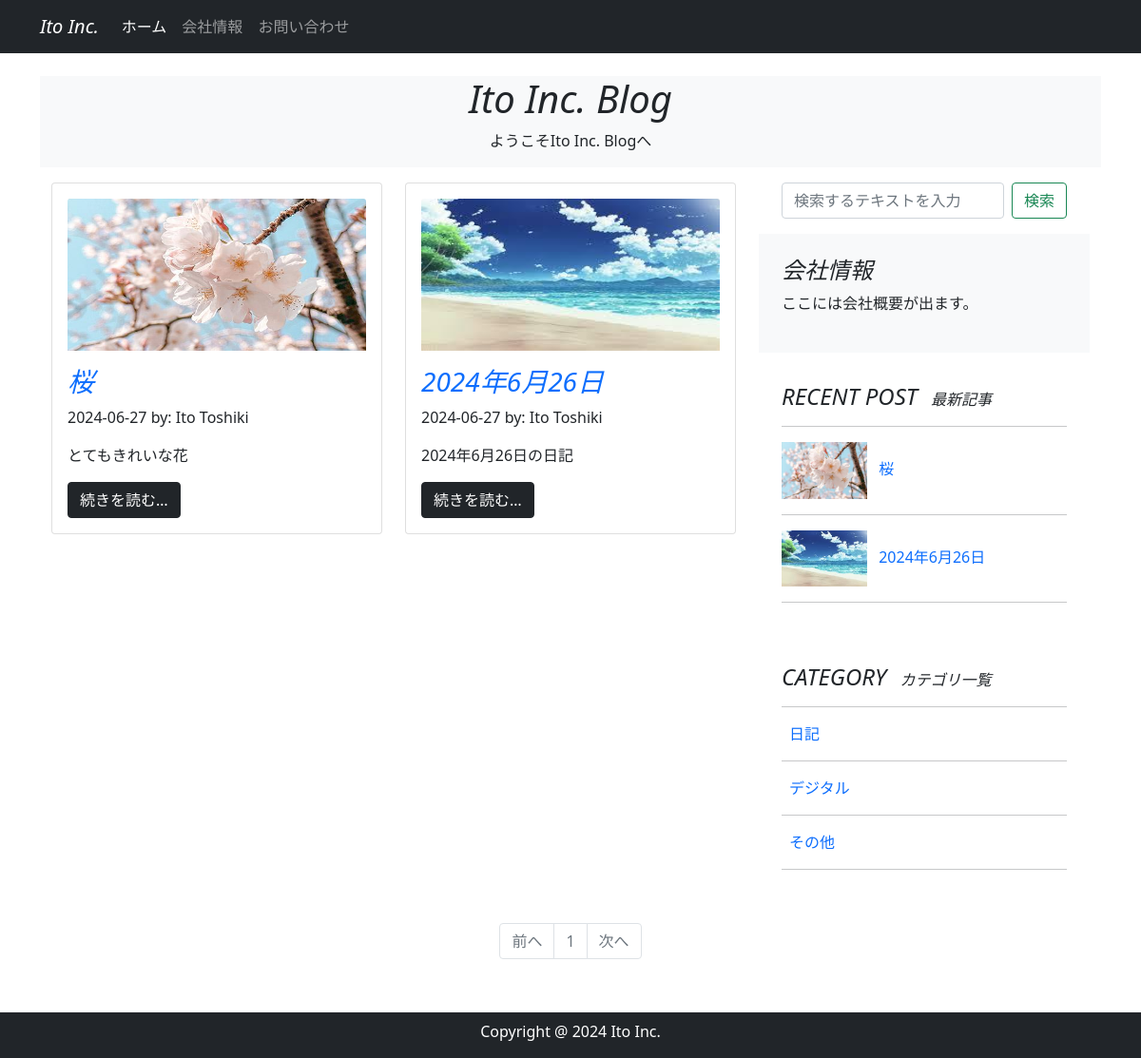
The page / on the database its author committed.
### company_blog/models.py (models this page shows, shortened)
class BlogPost(db.Model):
    __tablename__ = 'blog_post'
    id = db.Column(db.Integer, primary_key=True)
    user_id = db.Column(db.Integer, db.ForeignKey('users.id'))
    category_id = db.Column(db.Integer, db.ForeignKey('blog_category.id'))
    date = db.Column(db.DateTime, default=datetime.now(timezone('Asia/Tokyo')))
    title = db.Column(db.String(140))
    text = db.Column(db.Text)
    summary = db.Column(db.String(140))
    featured_image = db.Column(db.String(140))

class User(db.Model, UserMixin):
    __tablename__ = 'users'
    id = db.Column(db.Integer, primary_key = True)
    email = db.Column(db.String(64), unique=True, index=True)
    username = db.Column(db.String(64), unique=True, index=True)
    password_hash = db.Column(db.String(128))
    administrator = db.Column(db.String(1))
    post = db.relationship('BlogPost', backref='author', lazy='dynamic')
    @property
    def password(self):
        raise AttributeError('password is not a readable attribute')

class BlogCategory(db.Model):
    __tablename__ = 'blog_category'
    id = db.Column(db.Integer, primary_key=True)
    category = db.Column(db.String(140))
    posts = db.relationship('BlogPost', backref='blogcategory', lazy='dynamic')

### company_blog/main/views.py (the view)
@main.route('/')
def index():
    form = BlogSearchForm()
    page = request.args.get('page', 1, type=int)
    blog_posts = BlogPost.query.order_by(BlogPost.id.desc()).paginate(page=page, per_page=10)
    recent_blog_posts = BlogPost.query.order_by(BlogPost.id.desc()).limit(5).all()
    blog_categories = BlogCategory.query.order_by(BlogCategory.id.asc()).all()
    return render_template('index.html', blog_posts=blog_posts, recent_blog_posts=recent_blog_posts, blog_categories=blog_categories, form=form)

### company_blog/main/forms.py
class BlogSearchForm(FlaskForm):
    searchtext = StringField('検索テキスト', validators=[DataRequired()])
    submit = SubmitField('検索')

### company_blog/__init__.py (called while the page is built)
@event.listens_for(Engine, "connect")
def set_sqlite_pragma(dbapi_connection, connection_record):
    cursor = dbapi_connection.cursor()
    cursor.execute("PRAGMA foreign_keys=ON")
    cursor.close()

### company_blog/templates/index.html (shortened to what this page needs)
{% extends "base.html" %}
{% block content %}
<header id="page-header">
    <div class="container my-3 bg-light">
        <div class="row">
            <div class="col-md-6 m-auto text-center">
                {% if blog_category %}
                <h1 class="fst-italic">{{ blog_category.category }}</h1>
                <br>
                {% elif user %}
                <h1 class="fst-italic">{{ user.username }}</h1>
                <br>
                {% elif searchtext %}
                <h1 class="fst-italic">"{{ searchtext }}"の検索結果</h1>
                <br>
                {% else %}
                <h1 class="fst-italic">Ito Inc. Blog</h1>
                <p>ようこそIto Inc. Blogへ</p>
                {% endif %}
            </div>
        </div>
    </div>
</header>
<div class="container my-3">
    <div class="row mb-2">
        <div class="col-md-8">
            <section id="blog_post">
                <div class="row">
                    {% for post in blog_posts.items %}
                    <div class="col-md-6 mb-4">
                        <div class="card h-100">
                            <div class="card-body" style="max-height: 26rem;">
                                {% if post.featured_image %}
                                <div class="mb-3" style="text-align: center;">
                                    <img src="{{ url_for('static', filename='featured_image/' + post.featured_image) }}"
                                        class="img-fluid card-img-top" style="max-height: 10rem;">
                                </div>
                                {% endif %}
                                <h3>
                                    <a href="{{ url_for('main.blog_post', blog_post_id=post.id) }}"
                                        class="card-title text-decoration-none">
                                        <span class="fst-italic">{{ post.title | truncate(14) }}</span>
                                    </a>
                                </h3>
                                <p>{{ post.date.strftime('%Y-%m-%d') }} by: {{ post.author.username | truncate(10) }}
                                </p>
                                <p class="card-text">{{ post.summary | truncate(40) }}</p>
                                <a href="{{ url_for('main.blog_post', blog_post_id=post.id) }}"
                                    class="btn btn-dark">続きを読む…</a>
                            </div>
                        </div>
                    </div>
                    {% endfor %}
                </div>
            </section>
        </div>
        <div class="col-md-4">
            <div class="position-sticky" style="top: 2rem;">
                <div class="container-fluid mb-3">
                    <form action="{{ url_for('main.search') }}" class="d-flex" method="POST">
                        {{ render_field(form.searchtext, class="form-control me-2", placeholder="検索するテキストを入力") }}
                        {{ form.submit(class="btn btn-outline-success") }}
                    </form>
                </div>
                <div class="p-4 mb-2 bg-light">
                    <h4 class="fst-italic">会社情報</h4>
                    <p>ここには会社概要が出ます。</p>
                </div>
                <div class="p-4">
                    <h4 class="fst-italic">RECENT POST <span class="ms-2 fs-6">最新記事</span></h4>
                    <hr>
                    <ol class="list-unstyled">
                        {% for recent_post in recent_blog_posts %}
                        <li>
                            <a href="{{ url_for('main.blog_post', blog_post_id=recent_post.id) }}"
                                class="text-decoration-none">
                                {% if recent_post.featured_image %}
                                <img src="{{ url_for('static', filename='featured_image/' + recent_post.featured_image) }}"
                                    class="img-fluid" width="90" height="50">
                                {% endif %}
                                <span class="ms-2">{{ recent_post.title | truncate(14) }}</span>
                            </a>
                        </li>
                        <hr>
                        {% endfor %}
                    </ol>
                </div>
                <div class="p-4">
                    <h4 class="fst-italic">CATEGORY <span class="ms-2 fs-6">カテゴリ一覧</span></h4>
                    <hr>
                    <ol class="list-unstyled">
                        {% for blog_category in blog_categories %}
                        <li>
                            <a href="{{ url_for('main.category_posts', blog_category_id=blog_category.id) }}"
                                class="text-decoration-none">
                                <span class="ms-2">{{ blog_category.category | truncate(20) }}</span>
                            </a>
                        </li>
                        <hr>
                        {% endfor %}
                    </ol>
                </div>
            </div>
        </div>
    </div>
    <div class="row mb-2">
        <nav class="my-2" aria-label="Page navigation">
            <ul class="pagination justify-content-center">
                <li {% if blog_posts.has_prev %}class="page-item" {% else %} class="page-item disabled" {% endif %}><a
                        class="page-link"
                        href="{% if blog_posts.has_prev %}{{ url_for('main.index', page=blog_posts.prev_num) }}{% else %}#{% endif %}">前へ</a>
                </li>
                {% for page_num in blog_posts.iter_pages(left_edge=1, right_edge=1, left_current=1, right_current=2) %}
                {% if page_num %}
                {% if blog_posts.page == page_num %}
                <li class="page-item disabled"><a class="page-link" href="#">{{ page_num }}</a></li>
                {% else %}
                <li class="page-item"><a class="page-link" href="{{ url_for('main.index', page=page_num) }}">{{ page_num
                        }}</a></li>
                {% endif %}
                {% else %}
                <li class="page-item disabled"><a class="page-link" href="#">&hellip;</a></li>
                {% endif %}
                {% endfor %}
                <li {% if blog_posts.has_next %}class="page-item" {% else %} class="page-item disabled" {% endif %}><a
                        class="page-link"
                        href="{% if blog_posts.has_next %}{{ url_for('main.index', page=blog_posts.next_num) }}{% else %}#{% endif %}">次へ</a>
                </li>
            </ul>
        </nav>
    </div>
</div>
{% endblock %}

### company_blog/templates/base.html (shortened to what this page needs)
<!DOCTYPE html>
<html lang="en">
<head>
  <link href="https://cdn.jsdelivr.net/npm/bootstrap@5.0.2/dist/css/bootstrap.min.css" rel="stylesheet"
>
</head>
<body>
  <nav class="navbar navbar-expand-lg navbar-dark bg-dark fixed-top">
    <div class="container">
      <a class="navbar-brand fst-italic" href="{{ url_for('main.index') }}">Ito Inc.</a>
      <div class="collapse navbar-collapse" id="navbarNav">
        <ul class="navbar-nav">
          <li class="nav-item">
            <a class="nav-link {% if request.endpoint == 'main.index' %}active{% endif %}"
              href="{{ url_for('main.index') }}">ホーム</a>
          </li>
          <li class="nav-item">
            <a class="nav-link {% if request.endpoint == 'main.info' %}active{% endif %}"
              href="{{ url_for('main.info') }}">会社情報</a>
          </li>
          <li class="nav-item">
            <a class="nav-link {% if request.endpoint == 'main.inquiry' %}active{% endif %}"
              href="{{ url_for('main.inquiry') }}">お問い合わせ</a>
          </li>
        </ul>
        <br>
      </div>
    </div>
  </nav>
  {% from "_formhelpers.html" import render_field %}
  <div class="container" style="padding-top: 4rem; padding-bottom: 4rem;">
    {% block content %}
    {% endblock %}
  </div>
  <footer id="footer" class="footer text-center pt-2 bg-dark fixed-bottom">
    <div class="container">
      <div class="row">
        <div class="col text-white">
          <p>Copyright @ 2024 Ito Inc.</p>
        </div>
      </div>
    </div>
  </footer>
</body>
</html>

### company_blog/templates/_formhelpers.html (shortened to what this page needs)
{% macro render_field(field) %}
{{ field(**kwargs)|safe }}
{% endmacro %}

### rows shown on the page
BlogPost: featured_image (picture), title "桜", date "2024-06-27", author.username "Ito Toshiki", summary "とてもきれいな花"
BlogPost: featured_image (picture), title "2024年6月26日", date "2024-06-27", author.username "Ito Toshiki", summary "2024年6月26日の日記"
BlogCategory: category "日記"
BlogCategory: category "デジタル"
BlogCategory: category "その他"

### other values the page prints
{{ page_num }} "1"
